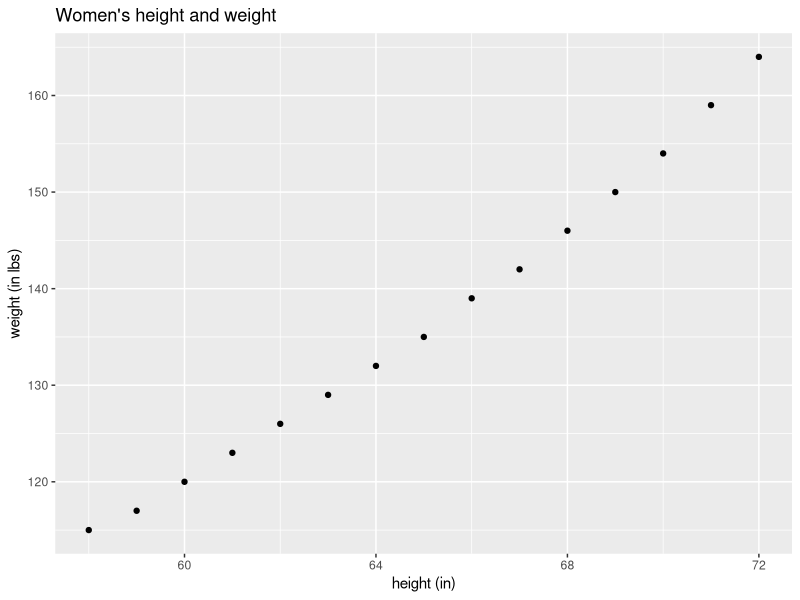

Reproduce this figure in R.
## ---- chunk 1
knitr::opts_chunk$set(echo = TRUE)
## ---- chunk 2
library(datasets)
library(ggplot2)
library(dplyr)
## ---- chunk 3
ggplot(datasets::women, aes(x = height, y = weight)) + geom_point() + labs(title = "Women's height and weight", y = "weight (in lbs)", x = "height (in)")
